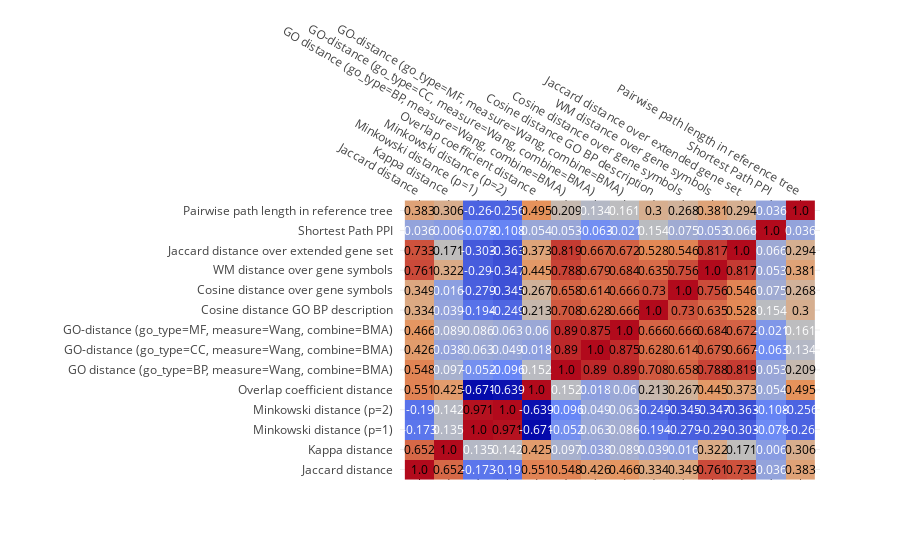
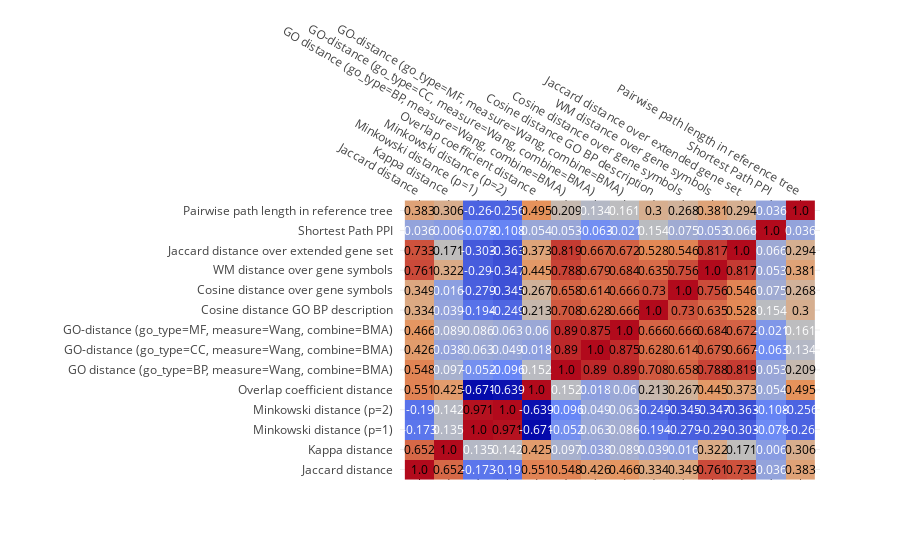

The cell these charts' notebook holds for them, in order:
### Code cell
print(RenderTree(gsd.gene_sets.load_tree("evaluation_data/immune_cells/immune_only/tree.json")))
print("Pearson correlations:")
iplot(create_heatmap(extract_score_df("immune_only", "pearson")))
print("Spearman correlations:")
iplot(create_heatmap(extract_score_df("immune_only", "spearman")))
